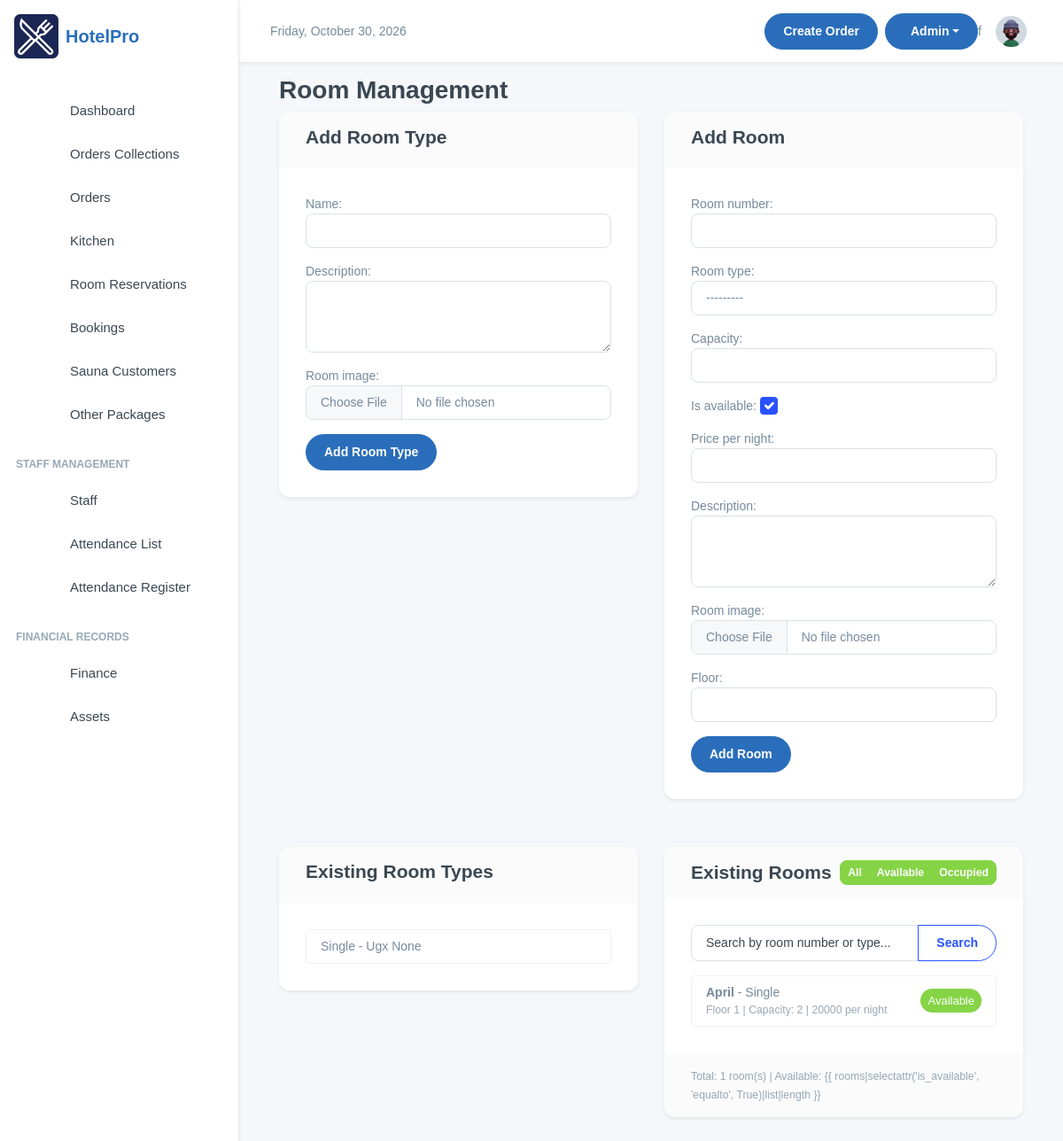
The app's page /room_bookings/manage-rooms/, older data.
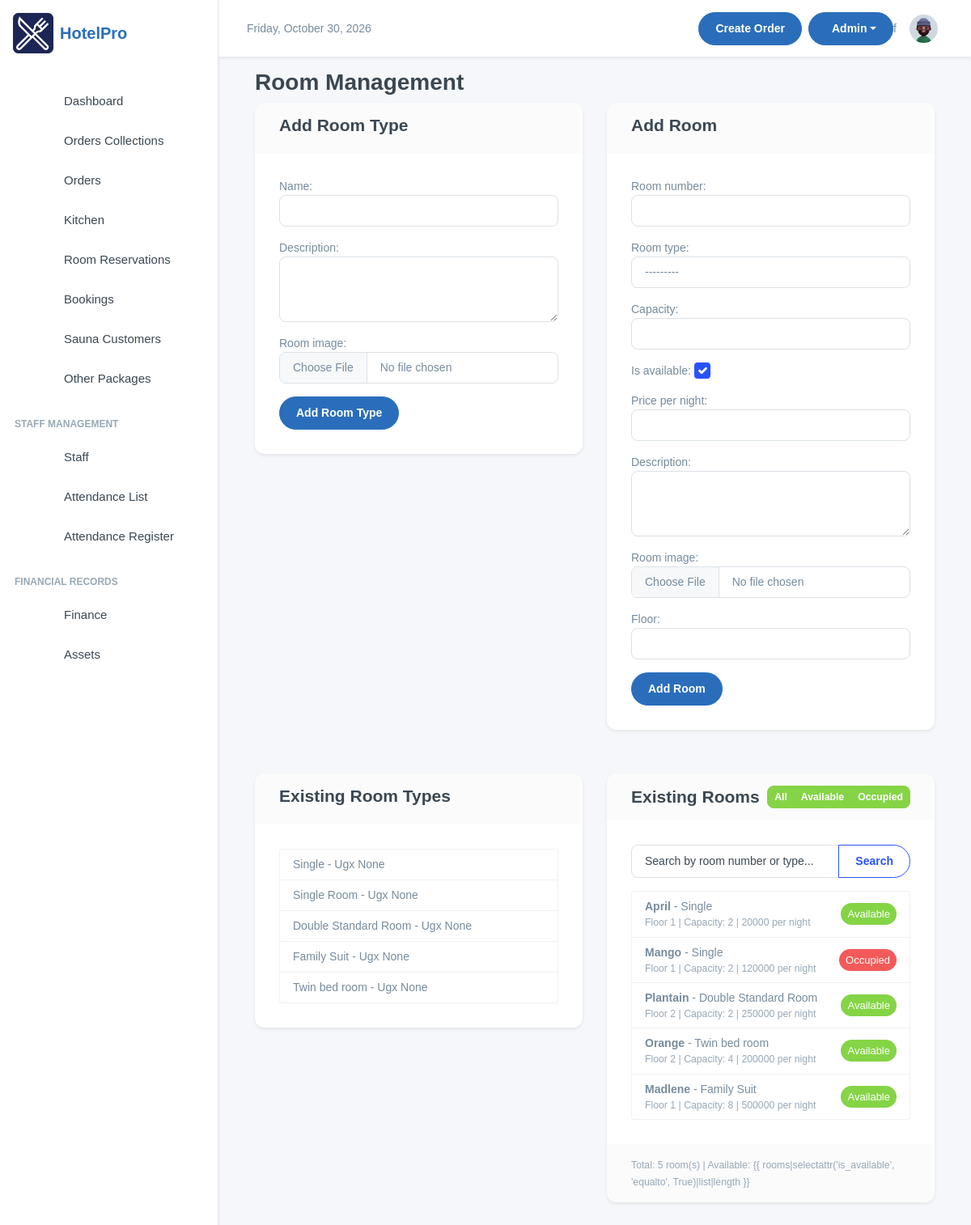
The same page, newer data.
### room_bookings/models.py (models this page shows, shortened)
class RoomType(models.Model):
    name = models.CharField(max_length=50)
    description = models.TextField(blank=True, null=True)
    base_price = models.DecimalField(max_digits=10, decimal_places=2, blank=True, null=True)
    room_image = models.ImageField(upload_to="rooms", blank=True, null=True)
    def __str__(self):
        return self.name

class Room(models.Model):
    room_number = models.CharField(max_length=10, unique=True)
    room_type = models.ForeignKey(RoomType, on_delete=models.CASCADE, related_name='rooms')
    hotel = models.ForeignKey(HotelBranch, on_delete=models.CASCADE, related_name='rooms', blank=True, null=True)
    capacity = models.IntegerField()
    is_available = models.BooleanField(default=True)
    price_per_night = models.IntegerField(null=True, blank=True)
    description = models.TextField(blank=True, null=True)
    room_image = models.ImageField(upload_to="rooms", blank=True, null=True)
    floor = models.IntegerField()

### room_bookings/views.py (the view, shortened to what this page needs)
# urls.py: path('manage-rooms/', RoomManagementView.as_view(), name='room_management'),
class RoomManagementView(View):
    template_name = 'room_management.html'
    def get(self, request):
        room_type_form = RoomTypeForm()
        room_form = RoomForm()
        room_types = RoomType.objects.all()
        rooms = Room.objects.select_related('room_type').all()
        context = {
            'room_type_form': room_type_form,
            'room_form': room_form,
            'room_types': room_types,
            'rooms': rooms,
        }
        return render(request, self.template_name, context)

### room_bookings/forms.py
class RoomTypeForm(forms.ModelForm):
    class Meta:
        model = RoomType
        fields = ['name', 'description', 'room_image']
        widgets = {
            'name': forms.TextInput(attrs={'class': 'form-control'}),
            'description': forms.Textarea(attrs={'class': 'form-control', 'rows': 3}),
            'room_image': forms.ClearableFileInput(attrs={'class': 'form-control'}),
        }

class RoomForm(forms.ModelForm):
    class Meta:
        model = Room
        fields = '__all__'
        exclude = ['hotel']
        widgets = {
            'room_number': forms.TextInput(attrs={'class': 'form-control'}),
            'room_type': forms.Select(attrs={'class': 'form-control'}),
            'capacity': forms.NumberInput(attrs={'class': 'form-control'}),
            'is_available': forms.CheckboxInput(attrs={'class': 'form-check-input'}),
            'price_per_night': forms.NumberInput(attrs={'class': 'form-control'}),
            'description': forms.Textarea(attrs={'class': 'form-control', 'rows': 3}),
            'room_image': forms.ClearableFileInput(attrs={'class': 'form-control'}),
            'floor': forms.NumberInput(attrs={'class': 'form-control'}),
        }

### room_bookings/templates/room_management.html (shortened to what the changed rows need)
{% extends 'base.html' %}
{% block content %}
<div class="container">
    <h2>Room Management</h2>
    <div class="row mt-4">
        <div class="col-md-6">
            <div class="card">
                <div class="card-body">
                    <ul class="list-group">
                        {% for room_type in room_types %}
                        <li class="list-group-item">
                            {{ room_type.name }} - Ugx {{ room_type.base_price }}
                        </li>
                        {% empty %}
                        <li class="list-group-item">No room types added yet.</li>
                        {% endfor %}
                    </ul>
                </div>
            </div>
        </div>
        <div class="col-md-6">
            <div class="card">
                <div class="card-body">
                    <ul class="list-group room-list">
                        {% for room in rooms %}
                        <li
                            class="list-group-item d-flex justify-content-between align-items-center room-item {% if not room.is_available %}occupied{% endif %}">
                            <div>
                                <strong>{{ room.room_number }}</strong> - {{ room.room_type.name }}
                                <div class="small text-muted">
                                    Floor {{ room.floor }} | Capacity: {{ room.capacity }}
                                    {% if room.price_per_night %}| {{ room.price_per_night }} per night{% endif %}
                                </div>
                            </div>
                            <div>
                                <span
                                    class="badge rounded-pill {% if room.is_available %}bg-success{% else %}bg-danger{% endif %}">
                                    {% if room.is_available %}Available{% else %}Occupied{% endif %}
                                </span>
                            </div>
                        </li>
                        {% empty %}
                        <li class="list-group-item text-center">No rooms added yet.</li>
                        {% endfor %}
                    </ul>
                </div>
                <div class="card-footer text-muted">
                    <small>Total: {{ rooms|length }} room(s) | Available: {{ rooms|selectattr('is_available', 'equalto',
                        True)|list|length }}</small>
                </div>
            </div>
        </div>
    </div>
</div>
{% endblock %}

Row changes from the older to the newer data that the page shows:
added RoomType: name "Single Room", base_price "None"
added RoomType: name "Double Standard Room", base_price "None"
added RoomType: name "Family Suit", base_price "None"
added RoomType: name "Twin bed room", base_price "None"
added Room: room_number "Mango", room_type.name "Single", floor "1", capacity "2", price_per_night "120000", is_available "Occupied"
added Room: room_number "Plantain", room_type.name "Double Standard Room", floor "2", capacity "2", price_per_night "250000", is_available "Available"
added Room: room_number "Orange", room_type.name "Twin bed room", floor "2", capacity "4", price_per_night "200000", is_available "Available"
added Room: room_number "Madlene", room_type.name "Family Suit", floor "1", capacity "8", price_per_night "500000", is_available "Available"
Text that changed along with them:
{{ rooms|length }}: "1" → "5"
